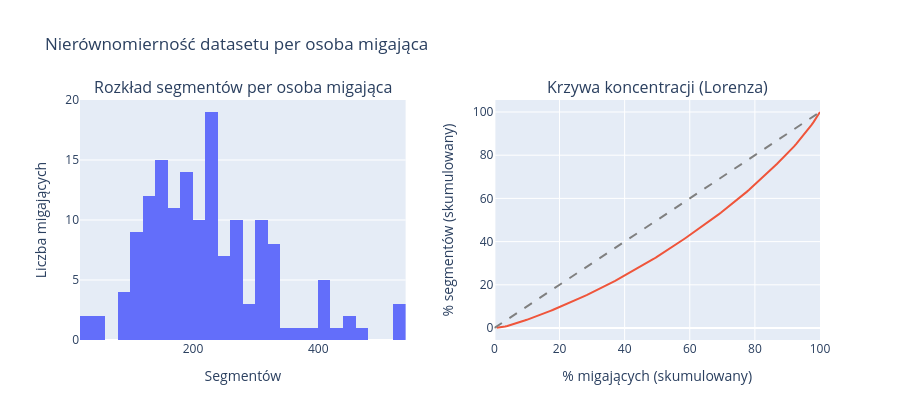

Source (notebook cell):
### Markdown cell above
### Faza 6a — Audit nierównomierności migających

Ile segmentów pochodzi od każdej osoby migającej? Czy kilka dominujących osób zdominuje trening?

### Code cell
import pandas as pd
import numpy as np
import plotly.express as px
import plotly.graph_objects as go
from plotly.subplots import make_subplots

train_df = pd.read_csv("./data/train_selection.csv")
speaker_counts = train_df["speaker_id"].value_counts().sort_values(ascending=False)

total_segs = len(train_df)
total_speakers = len(speaker_counts)

print("=" * 60)
print("AUDIT NIERÓWNOMIERNOŚCI MIGAJĄCYCH")
print("=" * 60)
print(f"Łączna liczba segmentów (keep): {total_segs}")
print(f"Unikalnych migających:             {total_speakers}")
print(f"Średnio segmentów/os. migającej:      {speaker_counts.mean():.1f}")
print(f"Mediana:                        {speaker_counts.median():.0f}")
print(f"Min / Max:                      {speaker_counts.min()} / {speaker_counts.max()}")
print()

# Ilu migaczy pokrywa X% datasetu
cumulative_pct = speaker_counts.cumsum() / total_segs * 100
for threshold in [50, 70, 80, 90]:
    n = int((cumulative_pct <= threshold).sum()) + 1
    print(f"Os. migających pokrywających {threshold}% datasetu: {n} z {total_speakers} ({n/total_speakers*100:.1f}%)")

print()

# Top 10 / Bottom 10
print("Top 10 osób migających (najwięcej segmentów):")
print(speaker_counts.head(10).to_string())
print()
print("Bottom 10 osób migających (najmniej segmentów):")
print(speaker_counts.tail(10).to_string())

# Wizualizacja
fig = make_subplots(
    rows=1, cols=2,
    subplot_titles=["Rozkład segmentów per osoba migająca", "Krzywa koncentracji (Lorenza)"],
    horizontal_spacing=0.12,
)

fig.add_trace(
    go.Histogram(x=speaker_counts.values, nbinsx=30, name="Migający"),
    row=1, col=1,
)
fig.update_xaxes(title_text="Segmentów", row=1, col=1)
fig.update_yaxes(title_text="Liczba migających", row=1, col=1)

# Krzywa Lorenza
sorted_counts = np.sort(speaker_counts.values)
cum_share_speakers = np.arange(1, len(sorted_counts) + 1) / len(sorted_counts) * 100
cum_share_segs = np.cumsum(sorted_counts) / sorted_counts.sum() * 100

fig.add_trace(
    go.Scatter(x=cum_share_speakers, y=cum_share_segs, mode="lines", name="Lorenz"),
    row=1, col=2,
)
fig.add_trace(
    go.Scatter(x=[0, 100], y=[0, 100], mode="lines", line=dict(dash="dash", color="gray"),
               name="Równość idealna"),
    row=1, col=2,
)
fig.update_xaxes(title_text="% migających (skumulowany)", row=1, col=2)
fig.update_yaxes(title_text="% segmentów (skumulowany)", row=1, col=2)

fig.update_layout(title_text="Nierównomierność datasetu per osoba migająca", height=420, showlegend=False)
fig.show()

# Analiza kapowania (proportion cap)
print("\nWpływ kapowania proporcji migających na rozmiar datasetu:")
print(f"{'Cap (% datasetu)':>18} {'Cap (seg/mig)':>14} {'Segm. po kap.':>14} {'Retencja':>10}")
print("-" * 60)
for cap_pct in [0.5, 1.0, 1.5, 2.0, 3.0, 5.0, 100.0]:
    cap = int(total_segs * cap_pct / 100)
    retained = int(speaker_counts.clip(upper=cap).sum())
    print(f"{cap_pct:>17.1f}% {cap:>14} {retained:>14} {retained/total_segs*100:>9.1f}%")

### Figure 1 — Plotly figure (JSON) as saved in the notebook; plotly's stock layout.template omitted (floating-point values rounded to 4 significant figures; data arrays with more than 128 entries replaced by an {"elided": "..."} marker saying what was removed)
{"data": [{"name": "Migający", "nbinsx": 30, "type": "histogram", "x": {"elided": "151 int values"}, "xaxis": "x", "yaxis": "y"}, {"mode": "lines", "name": "Lorenz", "type": "scatter", "x": {"elided": "151 float values"}, "xaxis": "x2", "y": {"elided": "151 float values"}, "yaxis": "y2"}, {"line": {"color": "gray", "dash": "dash"}, "mode": "lines", "name": "Równość idealna", "type": "scatter", "x": [0, 100], "xaxis": "x2", "y": [0, 100], "yaxis": "y2"}], "layout": {"annotations": [{"font": {"size": 16}, "showarrow": false, "text": "Rozkład segmentów per osoba migająca", "x": 0.22, "xanchor": "center", "xref": "paper", "y": 1, "yanchor": "bottom", "yref": "paper"}, {"font": {"size": 16}, "showarrow": false, "text": "Krzywa koncentracji (Lorenza)", "x": 0.78, "xanchor": "center", "xref": "paper", "y": 1, "yanchor": "bottom", "yref": "paper"}], "height": 420, "showlegend": false, "title": {"text": "Nierównomierność datasetu per osoba migająca"}, "xaxis": {"anchor": "y", "domain": [0, 0.44], "title": {"text": "Segmentów"}}, "xaxis2": {"anchor": "y2", "domain": [0.56, 1], "title": {"text": "% migających (skumulowany)"}}, "yaxis": {"anchor": "x", "domain": [0, 1], "title": {"text": "Liczba migających"}}, "yaxis2": {"anchor": "x2", "domain": [0, 1], "title": {"text": "% segmentów (skumulowany)"}}}}
